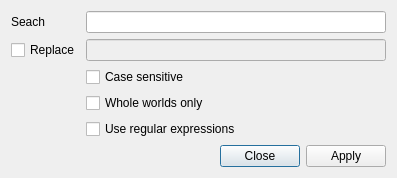
<?xml version="1.0" encoding="UTF-8"?>
<ui version="4.0">
 <class>DlgFind</class>
 <widget class="QDialog" name="DlgFind">
  <property name="geometry">
   <rect>
    <x>0</x>
    <y>0</y>
    <width>391</width>
    <height>161</height>
   </rect>
  </property>
  <property name="windowTitle">
   <string>Find Script</string>
  </property>
  <layout class="QVBoxLayout" name="verticalLayout">
   <item>
    <layout class="QGridLayout" name="gridLayout">
     <item row="4" column="1">
      <widget class="QCheckBox" name="checkBox_regex">
       <property name="text">
        <string>Use regular expressions</string>
       </property>
      </widget>
     </item>
     <item row="0" column="0">
      <widget class="QLabel" name="label">
       <property name="text">
        <string>Seach</string>
       </property>
      </widget>
     </item>
     <item row="3" column="1">
      <widget class="QCheckBox" name="checkBox_whole">
       <property name="text">
        <string>Whole worlds only</string>
       </property>
      </widget>
     </item>
     <item row="2" column="1">
      <widget class="QCheckBox" name="checkBox_case">
       <property name="text">
        <string>Case sensitive</string>
       </property>
      </widget>
     </item>
     <item row="0" column="1">
      <widget class="QLineEdit" name="lineEdit">
       <property name="sizePolicy">
        <sizepolicy hsizetype="Expanding" vsizetype="Fixed">
         <horstretch>0</horstretch>
         <verstretch>0</verstretch>
        </sizepolicy>
       </property>
       <property name="minimumSize">
        <size>
         <width>300</width>
         <height>0</height>
        </size>
       </property>
      </widget>
     </item>
     <item row="1" column="0">
      <widget class="QCheckBox" name="checkBox_replace">
       <property name="text">
        <string>Replace</string>
       </property>
      </widget>
     </item>
     <item row="1" column="1">
      <widget class="QLineEdit" name="lineEdit_replace">
       <property name="enabled">
        <bool>false</bool>
       </property>
      </widget>
     </item>
    </layout>
   </item>
   <item>
    <widget class="QDialogButtonBox" name="buttonBox">
     <property name="orientation">
      <enum>Qt::Horizontal</enum>
     </property>
     <property name="standardButtons">
      <set>QDialogButtonBox::Apply|QDialogButtonBox::Close</set>
     </property>
    </widget>
   </item>
  </layout>
 </widget>
 <tabstops>
  <tabstop>lineEdit</tabstop>
  <tabstop>checkBox_case</tabstop>
  <tabstop>checkBox_whole</tabstop>
  <tabstop>checkBox_regex</tabstop>
 </tabstops>
 <resources/>
 <connections>
  <connection>
   <sender>buttonBox</sender>
   <signal>accepted()</signal>
   <receiver>DlgFind</receiver>
   <slot>accept()</slot>
   <hints>
    <hint type="sourcelabel">
     <x>254</x>
     <y>91</y>
    </hint>
    <hint type="destinationlabel">
     <x>157</x>
     <y>274</y>
    </hint>
   </hints>
  </connection>
  <connection>
   <sender>buttonBox</sender>
   <signal>rejected()</signal>
   <receiver>DlgFind</receiver>
   <slot>reject()</slot>
   <hints>
    <hint type="sourcelabel">
     <x>322</x>
     <y>91</y>
    </hint>
    <hint type="destinationlabel">
     <x>286</x>
     <y>274</y>
    </hint>
   </hints>
  </connection>
 </connections>
</ui>
